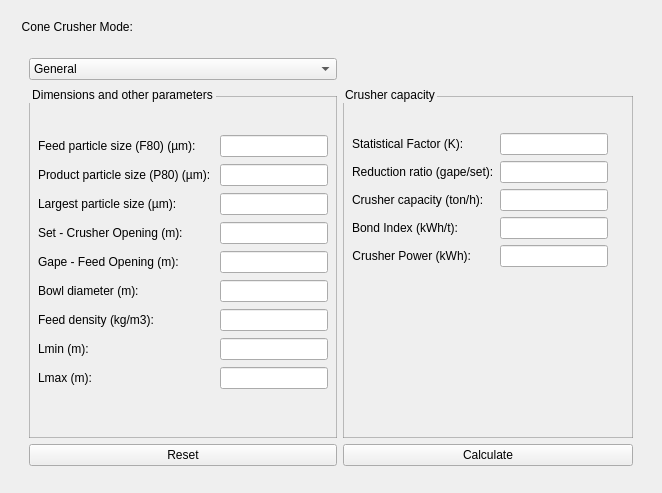
                               <widget class="QWidget" name="molino_cono">
                                <layout class="QVBoxLayout" name="verticalLayout_33">
                                 <property name="topMargin">
                                  <number>9</number>
                                 </property>
                                 <property name="bottomMargin">
                                  <number>9</number>
                                 </property>
                                 <item>
                                  <widget class="QWidget" name="widget_18" native="true">
                                   <layout class="QHBoxLayout" name="horizontalLayout_25">
                                    <property name="topMargin">
                                     <number>9</number>
                                    </property>
                                    <item>
                                     <widget class="QGroupBox" name="groupBox_26">
                                      <property name="styleSheet">
                                       <string notr="true">QGroupBox {
    border: 2px;
	font: 600 12pt &quot;Bookman Old Style&quot;;
    margin-top: 10px; /* Ajusta el margen superior según tus necesidades */
    padding-top: 30px; /* Ajusta el espaciado superior según tus necesidades */
}

</string>
                                      </property>
                                      <property name="title">
                                       <string>Cone Crusher Mode: </string>
                                      </property>
                                      <property name="alignment">
                                       <set>Qt::AlignLeading|Qt::AlignLeft|Qt::AlignVCenter</set>
                                      </property>
                                      <layout class="QGridLayout" name="gridLayout_13">
                                       <property name="topMargin">
                                        <number>0</number>
                                       </property>
                                       <property name="bottomMargin">
                                        <number>9</number>
                                       </property>
                                       <item row="1" column="1">
                                        <widget class="QGroupBox" name="groupBox_29">
                                         <property name="styleSheet">
                                          <string notr="true">QGroupBox {
    border: 1px solid rgba(128, 128, 128, 0.5); /* Ajusta la opacidad según tus necesidades */
    margin-top: 10px; /* Ajusta el margen superior según tus necesidades */
    padding-top: 20px; /* Ajusta el espaciado superior según tus necesidades */
	
	font: 600 12pt &quot;Bookman Old Style&quot;;
}</string>
                                         </property>
                                         <property name="title">
                                          <string>Crusher capacity</string>
                                         </property>
                                         <layout class="QFormLayout" name="formLayout_9">
                                          <property name="topMargin">
                                           <number>7</number>
                                          </property>
                                          <property name="rightMargin">
                                           <number>25</number>
                                          </property>
                                          <property name="bottomMargin">
                                           <number>0</number>
                                          </property>
                                          <item row="0" column="0">
                                           <widget class="QLabel" name="label_237">
                                            <property name="text">
                                             <string>Statistical Factor (K): </string>
                                            </property>
                                           </widget>
                                          </item>
                                          <item row="0" column="1">
                                           <widget class="QLineEdit" name="lineEditFactorK"/>
                                          </item>
                                          <item row="1" column="0">
                                           <widget class="QLabel" name="label_58">
                                            <property name="text">
                                             <string>Reduction ratio (gape/set):</string>
                                            </property>
                                            <property name="alignment">
                                             <set>Qt::AlignLeading|Qt::AlignLeft|Qt::AlignVCenter</set>
                                            </property>
                                           </widget>
                                          </item>
                                          <item row="1" column="1">
                                           <widget class="QLineEdit" name="lineEditRelacionR"/>
                                          </item>
                                          <item row="2" column="1">
                                           <widget class="QLineEdit" name="lineEditCapacidadCono"/>
                                          </item>
                                          <item row="2" column="0">
                                           <widget class="QLabel" name="label_67">
                                            <property name="text">
                                             <string>Crusher capacity (ton/h):</string>
                                            </property>
                                           </widget>
                                          </item>
                                          <item row="3" column="1">
                                           <widget class="QLineEdit" name="lineEditOtroIndiceCono"/>
                                          </item>
                                          <item row="3" column="0">
                                           <widget class="QLabel" name="label_59">
                                            <property name="text">
                                             <string>Bond Index (kWh/t): </string>
                                            </property>
                                           </widget>
                                          </item>
                                          <item row="4" column="0">
                                           <widget class="QLabel" name="label_64">
                                            <property name="text">
                                             <string>Crusher Power (kWh):</string>
                                            </property>
                                            <property name="alignment">
                                             <set>Qt::AlignRight|Qt::AlignTrailing|Qt::AlignVCenter</set>
                                            </property>
                                           </widget>
                                          </item>
                                          <item row="4" column="1">
                                           <widget class="QLineEdit" name="lineEditPotenciaCono"/>
                                          </item>
                                         </layout>
                                        </widget>
                                       </item>
                                       <item row="0" column="0">
                                        <widget class="QComboBox" name="comboBox_3">
                                         <property name="cursor">
                                          <cursorShape>PointingHandCursor</cursorShape>
                                         </property>
                                         <property name="styleSheet">
                                          <string notr="true">QComboBox QAbstractItemView {
	background: transparent;
    background-color: #FFFFFF; /* Cambia el color de fondo de las opciones
	 desplegadas a blanco */
	color: #000000; /* Cambia el color del texto a negro */
}</string>
                                         </property>
                                         <item>
                                          <property name="text">
                                           <string>General</string>
                                          </property>
                                         </item>
                                         <item>
                                          <property name="text">
                                           <string>Bowl Diameter</string>
                                          </property>
                                         </item>
                                         <item>
                                          <property name="text">
                                           <string>Mill Capacity </string>
                                          </property>
                                         </item>
                                         <item>
                                          <property name="text">
                                           <string>Mill Power</string>
                                          </property>
                                         </item>
                                        </widget>
                                       </item>
                                       <item row="1" column="0">
                                        <widget class="QGroupBox" name="groupBox_27">
                                         <property name="styleSheet">
                                          <string notr="true">QGroupBox {
    border: 1px solid rgba(128, 128, 128, 0.5); /* Ajusta la opacidad según tus necesidades */
    margin-top: 10px; /* Ajusta el margen superior según tus necesidades */
    padding-top: 20px; /* Ajusta el espaciado superior según tus necesidades */
	
	font: 600 12pt &quot;Bookman Old Style&quot;;
}

QLineEdit:focus{
    border: 1px solid rgb(189, 147, 249);
}</string>
                                         </property>
                                         <property name="title">
                                          <string>Dimensions and other parameters</string>
                                         </property>
                                         <layout class="QGridLayout" name="gridLayout_12">
                                          <property name="topMargin">
                                           <number>9</number>
                                          </property>
                                          <property name="rightMargin">
                                           <number>9</number>
                                          </property>
                                          <property name="bottomMargin">
                                           <number>9</number>
                                          </property>
                                          <property name="horizontalSpacing">
                                           <number>6</number>
                                          </property>
                                          <property name="verticalSpacing">
                                           <number>7</number>
                                          </property>
                                          <item row="6" column="1">
                                           <widget class="QLineEdit" name="lineEditDensidadAlimento_2"/>
                                          </item>
                                          <item row="7" column="1">
                                           <widget class="QLineEdit" name="lineEditLminCono"/>
                                          </item>
                                          <item row="8" column="0">
                                           <widget class="QLabel" name="label_61">
                                            <property name="text">
                                             <string>Lmax (m): </string>
                                            </property>
                                            <property name="alignment">
                                             <set>Qt::AlignLeading|Qt::AlignLeft|Qt::AlignVCenter</set>
                                            </property>
                                           </widget>
                                          </item>
                                          <item row="12" column="1">
                                           <spacer name="verticalSpacer_8">
                                            <property name="orientation">
                                             <enum>Qt::Vertical</enum>
                                            </property>
                                            <property name="sizeHint" stdset="0">
                                             <size>
                                              <width>20</width>
                                              <height>40</height>
                                             </size>
                                            </property>
                                           </spacer>
                                          </item>
                                          <item row="4" column="0">
                                           <widget class="QLabel" name="label_24">
                                            <property name="text">
                                             <string>Gape - Feed Opening (m): </string>
                                            </property>
                                            <property name="alignment">
                                             <set>Qt::AlignLeading|Qt::AlignLeft|Qt::AlignVCenter</set>
                                            </property>
                                           </widget>
                                          </item>
                                          <item row="1" column="1">
                                           <widget class="QLineEdit" name="lineEditSizeProducto_2"/>
                                          </item>
                                          <item row="2" column="1">
                                           <widget class="QLineEdit" name="lineEditSizeMayor_2"/>
                                          </item>
                                          <item row="1" column="0">
                                           <widget class="QLabel" name="label_236">
                                            <property name="text">
                                             <string>Product particle size (P80) (µm): </string>
                                            </property>
                                           </widget>
                                          </item>
                                          <item row="5" column="0">
                                           <widget class="QLabel" name="label_63">
                                            <property name="text">
                                             <string>Bowl diameter (m): </string>
                                            </property>
                                            <property name="alignment">
                                             <set>Qt::AlignLeading|Qt::AlignLeft|Qt::AlignVCenter</set>
                                            </property>
                                           </widget>
                                          </item>
                                          <item row="2" column="0">
                                           <widget class="QLabel" name="label_62">
                                            <property name="text">
                                             <string>Largest particle size (µm):</string>
                                            </property>
                                           </widget>
                                          </item>
                                          <item row="3" column="0">
                                           <widget class="QLabel" name="label_31">
                                            <property name="text">
                                             <string>Set - Crusher Opening (m): </string>
                                            </property>
                                            <property name="alignment">
                                             <set>Qt::AlignLeading|Qt::AlignLeft|Qt::AlignVCenter</set>
                                            </property>
                                           </widget>
                                          </item>
                                          <item row="5" column="1">
                                           <widget class="QLineEdit" name="lineEditDiametroBowl"/>
                                          </item>
                                          <item row="0" column="1">
                                           <widget class="QLineEdit" name="lineEditSizeAlimento_2"/>
                                          </item>
                                          <item row="0" column="0">
                                           <widget class="QLabel" name="label_235">
                                            <property name="text">
                                             <string>Feed particle size (F80) (µm): </string>
                                            </property>
                                           </widget>
                                          </item>
                                          <item row="4" column="1">
                                           <widget class="QLineEdit" name="lineEditGape_2"/>
                                          </item>
                                          <item row="7" column="0">
                                           <widget class="QLabel" name="label_60">
                                            <property name="text">
                                             <string>Lmin (m): </string>
                                            </property>
                                            <property name="alignment">
                                             <set>Qt::AlignLeading|Qt::AlignLeft|Qt::AlignVCenter</set>
                                            </property>
                                           </widget>
                                          </item>
                                          <item row="3" column="1">
                                           <widget class="QLineEdit" name="lineEditSetCono"/>
                                          </item>
                                          <item row="6" column="0">
                                           <widget class="QLabel" name="label_238">
                                            <property name="text">
                                             <string>Feed density (kg/m3): </string>
                                            </property>
                                           </widget>
                                          </item>
                                          <item row="8" column="1">
                                           <widget class="QLineEdit" name="lineEditLmax"/>
                                          </item>
                                         </layout>
                                        </widget>
                                       </item>
                                       <item row="2" column="0">
                                        <widget class="QPushButton" name="botonLimpiar_3">
                                         <property name="cursor">
                                          <cursorShape>PointingHandCursor</cursorShape>
                                         </property>
                                         <property name="styleSheet">
                                          <string notr="true">

QPushButton:hover {
    font-size: 15px;
	
	background-color: rgb(255, 44, 44);

}

QPushButton:pressed{
	padding-left:5px;
	padding-top:5px;
	
	background-color: qlineargradient(spread:pad, x1:0, y1:0, x2:1, y2:0, stop:0 rgba(53, 21, 21, 255), stop:0.55 rgba(235, 93, 44, 255), stop:0.98 rgba(146, 91, 9, 255), stop:1 rgba(0, 0, 0, 0));
}
</string>
                                         </property>
                                         <property name="text">
                                          <string>Reset</string>
                                         </property>
                                        </widget>
                                       </item>
                                       <item row="2" column="1">
                                        <widget class="QPushButton" name="botonCalcular_3">
                                         <property name="cursor">
                                          <cursorShape>PointingHandCursor</cursorShape>
                                         </property>
                                         <property name="styleSheet">
                                          <string notr="true">
QPushButton:hover {
    font-size: 15px;
	
	color: rgb(0, 0, 0);
	background-color: rgb(0, 255, 69);

}

QPushButton:pressed{
	padding-left:5px;
	padding-top:5px;
	
	background-color: qlineargradient(spread:pad, x1:0, y1:0, x2:1, y2:0, stop:0 rgba(211, 255, 102, 255), stop:0.55 rgba(139, 235, 44, 255), stop:0.98 rgba(9, 146, 76, 149), stop:1 rgba(0, 0, 0, 0));
}</string>
                                         </property>
                                         <property name="text">
                                          <string>Calculate</string>
                                         </property>
                                        </widget>
                                       </item>
                                      </layout>
                                     </widget>
                                    </item>
                                   </layout>
                                  </widget>
                                 </item>
                                </layout>
                               </widget>
